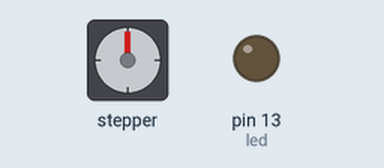
The sketch below on a simulated Arduino Uno, built with avr-gcc and run on an emulated ATmega328P. Parts: stepper motor, output pins drawn as LEDs (lit = HIGH). Stepper angles assume 2048 steps per turn.

Above: at 0.05 s.
At 3.55 s:
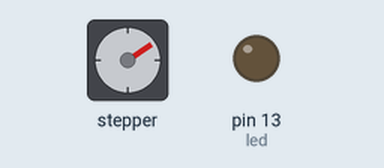
At 7.05 s:
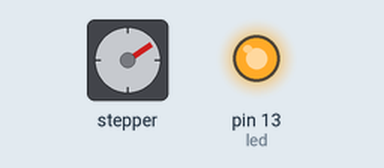
At 14.15 s:
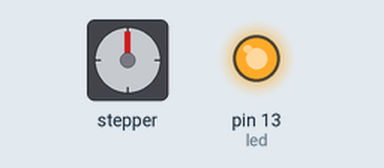
Timing chart, 0 to 16.3 s (numbered marks = the images above):
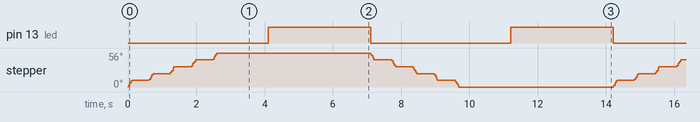

Measured:
- by itself, pin 13 (led): alternates HIGH for 3.0 s and LOW for 4.1 s

The sketch:

Aula-31.ino
```cpp
#include <Stepper.h>

#define e1 8
#define e2 9
#define e3 10
#define e4 11
#define led 13

const int passosPorGiro=64;

Stepper mp(passosPorGiro,e1,e3,e2,e4);

void setup() {
  pinMode(led,OUTPUT);
}

void loop() {
  digitalWrite(led,LOW);
  motor(500,1,1,500,5);
  digitalWrite(led,HIGH);
  delay(3000);
  digitalWrite(led,LOW);
  motor(500,-1,1,500,5);
  digitalWrite(led,HIGH);
  delay(3000);
}

void motor(int vel, int sentido, int voltas, int tmp){
  mp.setSpeed(vel);//RPM
  for(int i=0;i<(32*voltas);i++){
    mp.step(passosPorGiro*sentido);
  }
  delay(tmp);
}

void motor(int vel, int sentido, int voltas, int tmp, int passos){
  mp.setSpeed(vel);//RPM
  for(int i=0;i<(passos*voltas);i++){
    mp.step(passosPorGiro*sentido);
    delay(tmp);
  }
  delay(tmp*2);
}
```
